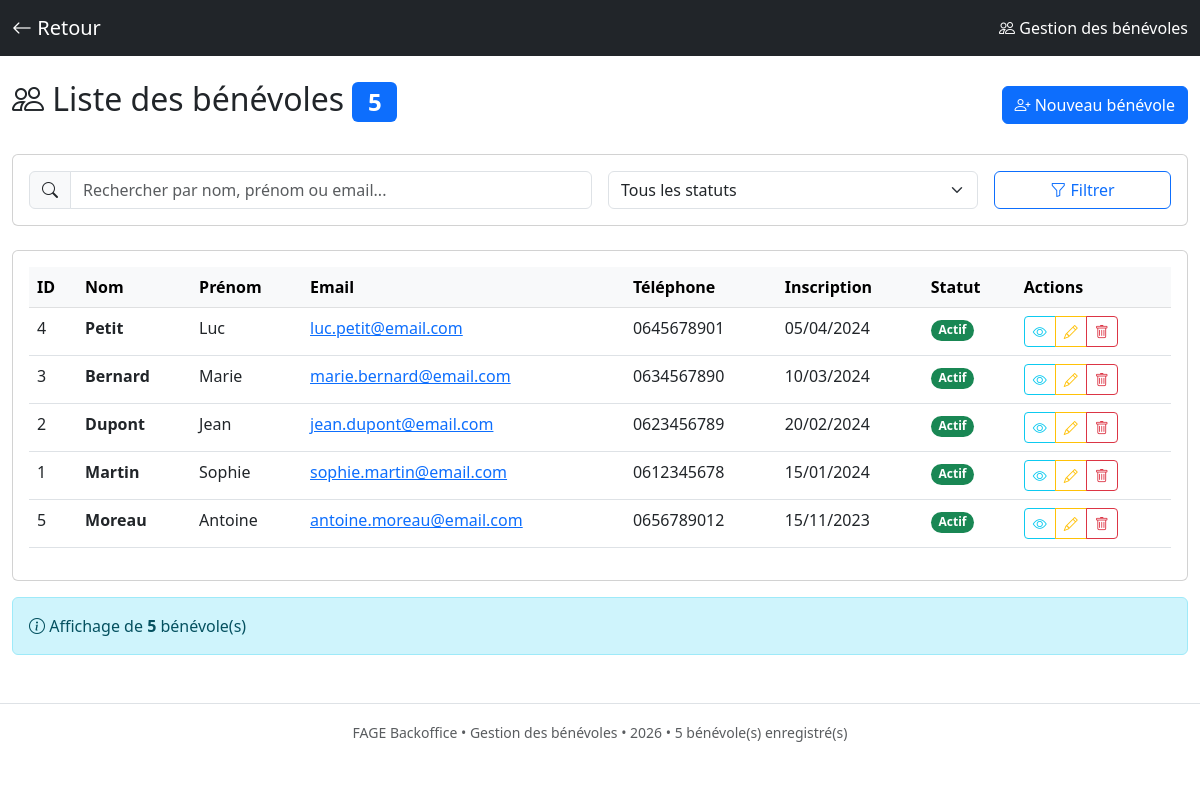
Screenshot of /views/admin/adherents/listeAdherent.php (signed in) with the database file from the repository.
### tables this page shows
CREATE TABLE IF NOT EXISTS Benevole (
                                        id_benevole INT AUTO_INCREMENT PRIMARY KEY,
                                        nom VARCHAR(50) NOT NULL,
                                        prenom VARCHAR(50) NOT NULL,
                                        email VARCHAR(100) UNIQUE,
                                        telephone VARCHAR(20),
                                        date_naissance DATE,
                                        date_inscription DATE NOT NULL DEFAULT (CURRENT_DATE),
                                        statut ENUM('actif','inactif') DEFAULT 'actif',
                                        created_at TIMESTAMP DEFAULT CURRENT_TIMESTAMP,
                                        updated_at TIMESTAMP DEFAULT CURRENT_TIMESTAMP ON UPDATE CURRENT_TIMESTAMP,

     
                                        CHECK (date_naissance IS NULL OR date_naissance < '2100-01-01'),  
                                        CHECK (date_inscription IS NULL OR date_inscription < '2100-01-01'),

     
                                        INDEX idx_nom_prenom (nom, prenom),
                                        INDEX idx_email (email),
                                        INDEX idx_statut (statut)
);

### views/admin/adherents/listeAdherent.php (the view, shortened to what this page needs)
<?php
$db = new Database();
$conn = $db->getConnection();
$search = $_GET['search'] ?? '';
$sql = "SELECT * FROM benevole WHERE 1=1";
$params = [];
$sql .= " ORDER BY date_inscription DESC";
$stmt = $conn->prepare($sql);
$stmt->execute($params);
$benevoles = $stmt->fetchAll(PDO::FETCH_ASSOC);
$total = count($benevoles);
?>
<!DOCTYPE html>
<html lang="fr">
<head>
    <link href="https://cdn.jsdelivr.net/npm/bootstrap@5.3.0/dist/css/bootstrap.min.css" rel="stylesheet">
    <link rel="stylesheet" href="https://cdn.jsdelivr.net/npm/bootstrap-icons@1.10.0/font/bootstrap-icons.css">
</head>
<body>
<nav class="navbar navbar-dark bg-dark">
    <div class="container-fluid">
        <a class="navbar-brand" href="../dashboard.php">
            <i class="bi bi-arrow-left"></i> Retour
        </a>
        <span class="navbar-text text-white">
                <i class="bi bi-people"></i> Gestion des bénévoles
            </span>
    </div>
</nav>
<div class="container-fluid mt-4">
    <div class="d-flex justify-content-between align-items-center mb-4">
        <h2>
            <i class="bi bi-people"></i> Liste des bénévoles
            <span class="badge bg-primary"><?php echo $total; ?></span>
        </h2>
        <div>
            <a href="addFiche.php" class="btn btn-primary">
                <i class="bi bi-person-plus"></i> Nouveau bénévole
            </a>
        </div>
    </div>
    <div class="card mb-4">
        <div class="card-body">
            <form method="GET" class="row g-3">
                <div class="col-md-6">
                    <div class="input-group">
                            <span class="input-group-text">
                                <i class="bi bi-search"></i>
                            </span>
                        <input type="text"
                               name="search"
                               class="form-control"
                               placeholder="Rechercher par nom, prénom ou email..."
                               value="<?php echo htmlspecialchars($search); ?>">
                    </div>
                </div>
                <div class="col-md-4">
                    <select name="statut" class="form-select">
                        <option value="">Tous les statuts</option>
                    </select>
                </div>
                <div class="col-md-2">
                    <button type="submit" class="btn btn-outline-primary w-100">
                        <i class="bi bi-funnel"></i> Filtrer
                    </button>
                </div>
            </form>
        </div>
    </div>
    <?php if ($total > 0): ?>
        <div class="card">
            <div class="card-body">
                <div class="table-responsive">
                    <table class="table table-hover">
                        <thead class="table-light">
                        <tr>
                            <th>ID</th>
                            <th>Nom</th>
                            <th>Prénom</th>
                            <th>Email</th>
                            <th>Téléphone</th>
                            <th>Inscription</th>
                            <th>Statut</th>
                            <th>Actions</th>
                        </tr>
                        </thead>
                        <tbody>
                        <?php foreach ($benevoles as $benevole): ?>
                            <tr>
                                <td><?php echo $benevole['id_benevole']; ?></td>
                                <td><strong><?php echo htmlspecialchars($benevole['nom']); ?></strong></td>
                                <td><?php echo htmlspecialchars($benevole['prenom']); ?></td>
                                <td>
                                    <?php if (!empty($benevole['email'])): ?>
                                        <a href="mailto:<?php echo htmlspecialchars($benevole['email']); ?>">
                                            <?php echo htmlspecialchars($benevole['email']); ?>
                                        </a>
                                    <?php else: ?>
                                        <span class="text-muted">Non renseigné</span>
                                    <?php endif; ?>
                                </td>
                                <td>
                                    <?php if (!empty($benevole['telephone'])): ?>
                                        <?php echo htmlspecialchars($benevole['telephone']); ?>
                                    <?php else: ?>
                                        <span class="text-muted">-</span>
                                    <?php endif; ?>
                                </td>
                                <td>
                                    <?php
                                    $date = new DateTime($benevole['date_inscription']);
                                    echo $date->format('d/m/Y');
                                    ?>
                                </td>
                                <td>
                                    <span class="badge rounded-pill <?php echo $benevole['statut'] == 'actif' ? 'bg-success' : 'bg-secondary'; ?>">
                                        <?php echo ucfirst($benevole['statut']); ?>
                                    </span>
                                </td>
                                <td>
                                    <div class="btn-group btn-group-sm">
                                        <a href="voirDetails.php?id=<?php echo $benevole['id_benevole']; ?>"
                                           class="btn btn-outline-info"
                                           title="Voir détails">
                                            <i class="bi bi-eye"></i>
                                        </a>
                                        <a href="editFiche.php?id=<?php echo $benevole['id_benevole']; ?>"
                                           class="btn btn-outline-warning"
                                           title="Modifier">
                                            <i class="bi bi-pencil"></i>
                                        </a>
                                        <button class="btn btn-outline-danger"
                                                title="Supprimer"
                                                onclick="confirmDelete(<?php echo $benevole['id_benevole']; ?>, '<?php echo htmlspecialchars($benevole['prenom'] . ' ' . $benevole['nom']); ?>')">
                                            <i class="bi bi-trash"></i>
                                        </button>
                                    </div>
                                </td>
                            </tr>
                        <?php endforeach; ?>
                        </tbody>
                    </table>
                </div>
            </div>
        </div>
        <div class="alert alert-info mt-3">
            <i class="bi bi-info-circle"></i>
            Affichage de <strong><?php echo $total; ?></strong> bénévole(s)
        </div>
    <?php endif; ?>
</div>
<footer class="mt-5 py-3 border-top text-center">
    <div class="container">
        <small class="text-muted">
            FAGE Backoffice • Gestion des bénévoles •
            <?php echo date('Y'); ?> • <?php echo $total; ?> bénévole(s) enregistré(s)
        </small>
    </div>
</footer>
</body>
</html>

### rows the page displays
benevole: id_benevole "4", nom "Petit", prenom "Luc", email "luc.petit@email.com", telephone "0645678901", date_inscription "05/04/2024", statut "Actif"
benevole: id_benevole "3", nom "Bernard", prenom "Marie", email "marie.bernard@email.com", telephone "0634567890", date_inscription "10/03/2024", statut "Actif"
benevole: id_benevole "2", nom "Dupont", prenom "Jean", email "jean.dupont@email.com", telephone "0623456789", date_inscription "20/02/2024", statut "Actif"
benevole: id_benevole "1", nom "Martin", prenom "Sophie", email "sophie.martin@email.com", telephone "0612345678", date_inscription "15/01/2024", statut "Actif"
benevole: id_benevole "5", nom "Moreau", prenom "Antoine", email "antoine.moreau@email.com", telephone "0656789012", date_inscription "15/11/2023", statut "Actif"

### other values shown
$total "5"
